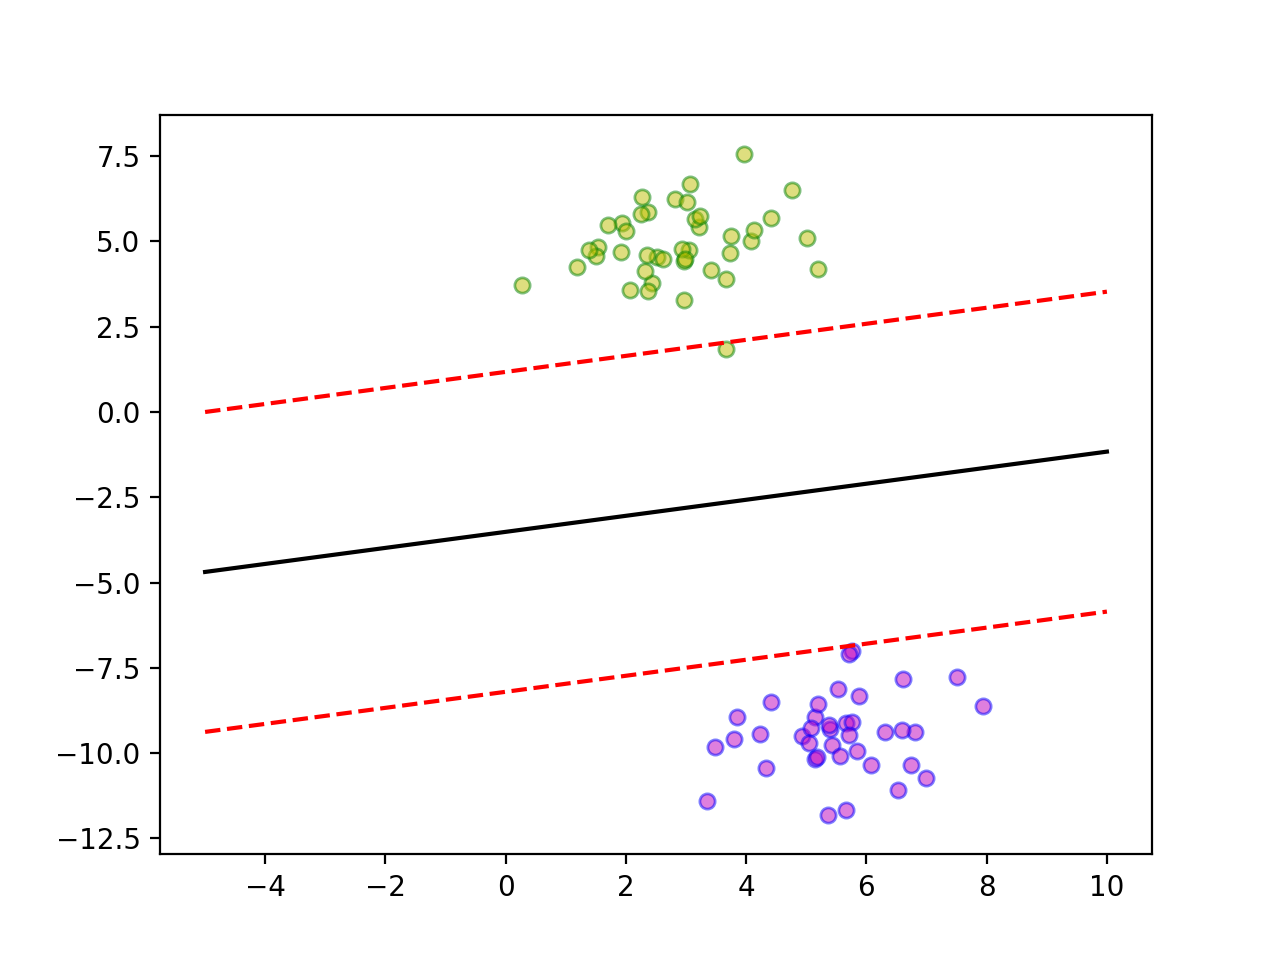

The Python source for this figure:
import numpy as np
import matplotlib.pyplot as plt
from sklearn.datasets.samples_generator import make_blobs


def train(data_dict):
	theta = np.zeros(len(data_dict['inputs'][0]))
	T = 100 #epochs
	wts = np.zeros(len(data_dict['inputs'][0]))

	max_fval = float("-inf")

	for y_i in data_dict['inputs']:
		if np.amax(y_i) > max_fval:
			max_fval=np.amax(y_i)

	step_size = max_fval / 10
	np.random.seed(96)
	
	sum_weights = 0
	
	for _ in range (T):
		wts = step_size*theta

		sum_weights = np.add(sum_weights, wts)

		idx = np.random.randint(0, len(data_dict['inputs']))
		x_i = data_dict['inputs'][idx]
		lb_i = data_dict['labels'][idx]
		
		if lb_i * np.dot(wts, x_i) < 1:
			theta += lb_i* x_i
			step_size /= 10


	weights = sum_weights / T
	weights[0] = 1
	return weights


def test(data_dict, w):
	op = np.sign(np.dot(data_dict['inputs'], w))
	return op

def draw(data_dict, w):

	fig = plt.figure()
	ax= fig.add_subplot(1,1,1)

	pos1 = get_hplane(0, [w[1], w[2]], w[0], 1)
	pos2 = get_hplane(10,[w[1], w[2]], w[0], 1)
	ax.plot([-5,10],[pos1,pos2],'r--')

	mid1 = get_hplane(0, [w[1], w[2]], w[0], -0.175)
	mid2 = get_hplane(10,[w[1], w[2]], w[0], -0.175)
	ax.plot([-5,10],[mid1,mid2],'k')

	neg1 = get_hplane(0, [w[1], w[2]], w[0], -1.35)
	neg2 = get_hplane(10,[w[1], w[2]], w[0], -1.35)
	ax.plot([-5,10],[neg1,neg2],'r--')

	for i in range(len(data_dict['inputs'])):
		if data_dict['labels'][i] == -1:
			ax.scatter(data_dict['inputs'][i][1], data_dict['inputs'][i][2], s=30, c='m', alpha=0.5, edgecolors='b')
		else:
			ax.scatter(data_dict['inputs'][i][1], data_dict['inputs'][i][2], s=30, c='y', alpha=0.5, edgecolors='g')

	plt.show()
        
def get_hplane(x, w, b, v):
    return (-w[0] * x - b + v) / w[1]
       

def main():
	
	X0, y = make_blobs(n_samples=100, n_features = 2, centers=2,
cluster_std=1.05, random_state=10)
	X1 = np.c_[np.ones((X0.shape[0])), X0] # add one to the x-values to incorporate bias

	train_percent_idx = int(0.8 * len(X1))
	train_input, test_input = X1[:train_percent_idx], X1[train_percent_idx:]
	train_labels, test_labels = y[:train_percent_idx], y[train_percent_idx:]

	train_data_dict = {}
	test_data_dict = {}

	train_data_dict['inputs'] = train_input
	train_data_dict['labels'] = train_labels

	test_data_dict['inputs'] = test_input
	test_data_dict['labels'] = test_labels

	for i in range(len(train_labels)):
		if train_labels[i] == 0:
			train_labels[i]=-1

	for i in range(len(test_labels)):
		if test_labels[i] == 0:
			test_labels[i]=-1
	
	op_wt =   (train(train_data_dict))

	op = test(test_data_dict, op_wt)
	count = 0

	for i in range(len(test_labels)):
		if test_labels[i]== op[i]:
			count+=1

	accuracy = count/ len(test_labels)
	print ('Accuracy = ', str(accuracy * 100) + '%')
	draw(train_data_dict, op_wt)
		

if __name__== '__main__':
	main()
